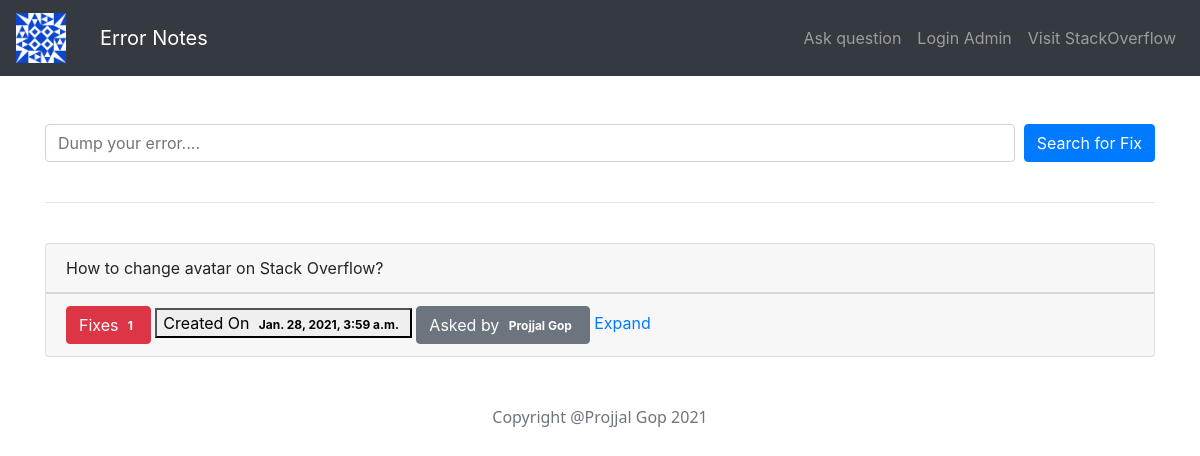
Before: / with the older database file.
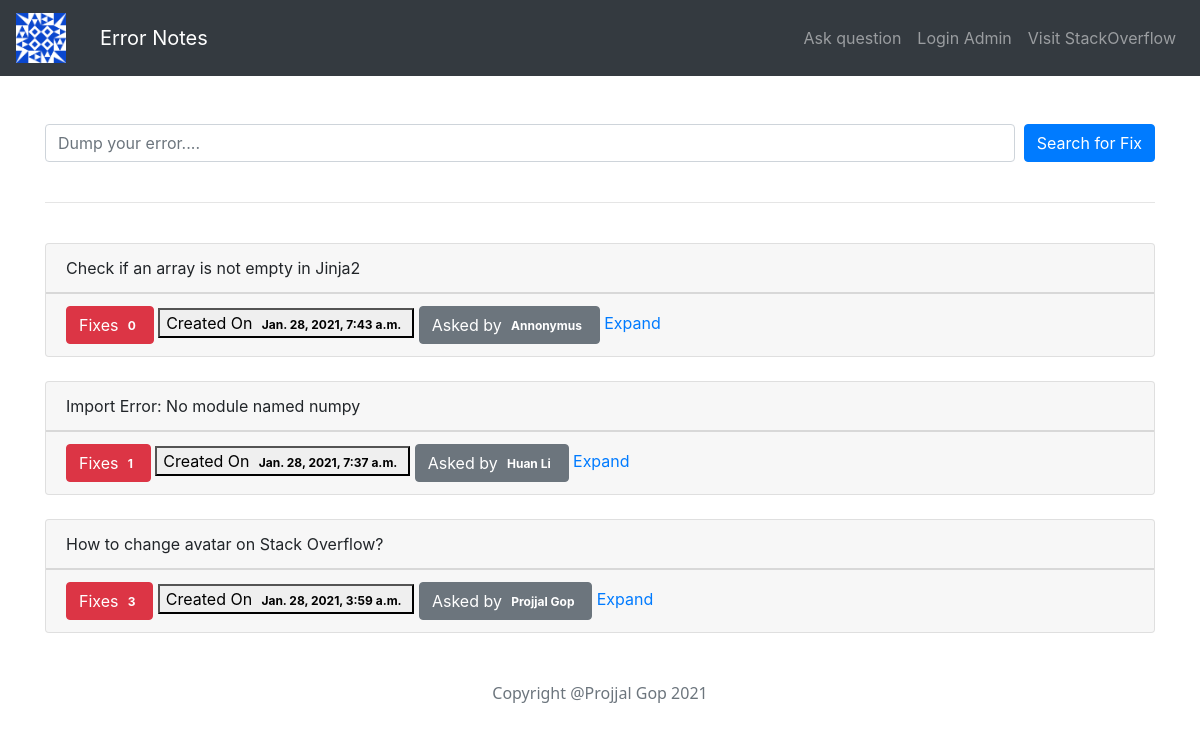
After: the same page with the newer database file.
### backend/models.py (models this page shows)
class Question(models.Model):
    id = models.AutoField(primary_key=True)
    title = models.CharField(max_length=200, unique=True)
    content = models.TextField()
    tag = models.CharField(max_length=50)
    answers = models.IntegerField(default=0)
    created_on = models.DateTimeField(auto_now_add=True)

### backend/views.py (the view)
# urls.py: path('',views.index,name='home'),
def index(request):
    if request.method=="GET":
        questions=Question.objects.order_by('-created_on')
    else:
        term=request.POST['search']
        print(term)
        questions=Question.objects.filter(title__icontains=term)
    page = request.GET.get('page', 1)
    paginator = Paginator(questions, 4)
    return render(request,"index.html",{"question":paginator.page(page)})

### error_notes/templates/index.html (shortened to what this page needs)
{% extends "base.html" %}
{% block content%}
<form action="{%url 'home'%}" method="POST">
    <div class="input-group">
        <input type="search" name="search" class="form-control rounded" placeholder="Dump your error...." aria-label="Search"
            aria-describedby="search-addon" />
        <input type="submit" value="Search for Fix" class="btn btn-primary"/>
    </div>
</form>
<br>
<hr>
<br>
{% for q in question %}
<div class="card">
    <div class="card-header">{{q.title}}</div>
    <div class="card-footer">
        <button type="button" class="btn btn-danger">Fixes <span class="badge">{{q.answers}}</span></button>
        <button type="button" >Created On <span class="badge">{{q.created_on}}</span></button>
        <button type="button" class="btn btn-secondary">Asked by <span class="badge">{{q.tag}}</span></button>
        <a href="question/{{ q.id }}">Expand </a>
    </div>
</div>
<br>
{% endfor %}
{% endblock %}

### error_notes/templates/base.html (shortened to what this page needs)
<!doctype html>
{% load static %}
<html lang="en">
  <head>
    <link rel="stylesheet" href="https://stackpath.bootstrapcdn.com/bootstrap/4.3.1/css/bootstrap.min.css">
  </head>
  <body>
    <header>
        <nav class="navbar navbar-expand-lg navbar-dark bg-dark">
            <a class="navbar-brand" href="{%url 'home'%}"><img src="/static/brand.png" height="50"/></a>
            <a class="navbar-brand" href="{%url 'home'%}">Error Notes</a>
            <div class="collapse navbar-collapse" id="navbarSupportedContent">
                <ul class="navbar-nav ml-auto">
                    <li class="nav-item">
                        <a class="nav-link" href="{%url 'question'%}">Ask question</a>
                    </li>
                    {%if user.is_superuser%}
                    <li class="nav-item">
                        <a class="nav-link" href="{%url 'abuse_check'%}">Check Abuse</a>
                    </li>
                    {%else%}
                    <li>
                      <a class="nav-link" href="{%url 'login'%}">Login Admin</a>
                    </li>
                    {% endif %}
                    <li class="nav-item">
                        <a class="nav-link" href="https://stackoverflow.com/">Visit StackOverflow</a>
                    </li>
                </ul>
            </div>
        </nav>
    </header>
    <div class="container ">
        <br>
        <br>
        {% block content%}
        {% endblock%}
    </div>
</body>
<footer class="text-muted">
  <br>
  <div class="container text-center">
    <p>Copyright @Projjal Gop {%now "Y"%}</p>
  </div>
</footer>
</html>

### error_notes/templates/base.html (style rules this page uses)
p { font-family: 'Segoe UI'; }

Changed rows visible on the page:
added Question: title "Check if an array is not empty in Jinja2", answers "0", created_on "Jan. 28, 2021, 7:43 a.m.", tag "Annonymus"
added Question: title "Import Error: No module named numpy", answers "1", created_on "Jan. 28, 2021, 7:37 a.m.", tag "Huan Li"
changed Question "How to change avatar on Stack Overflow?": answers "1" → "3"
